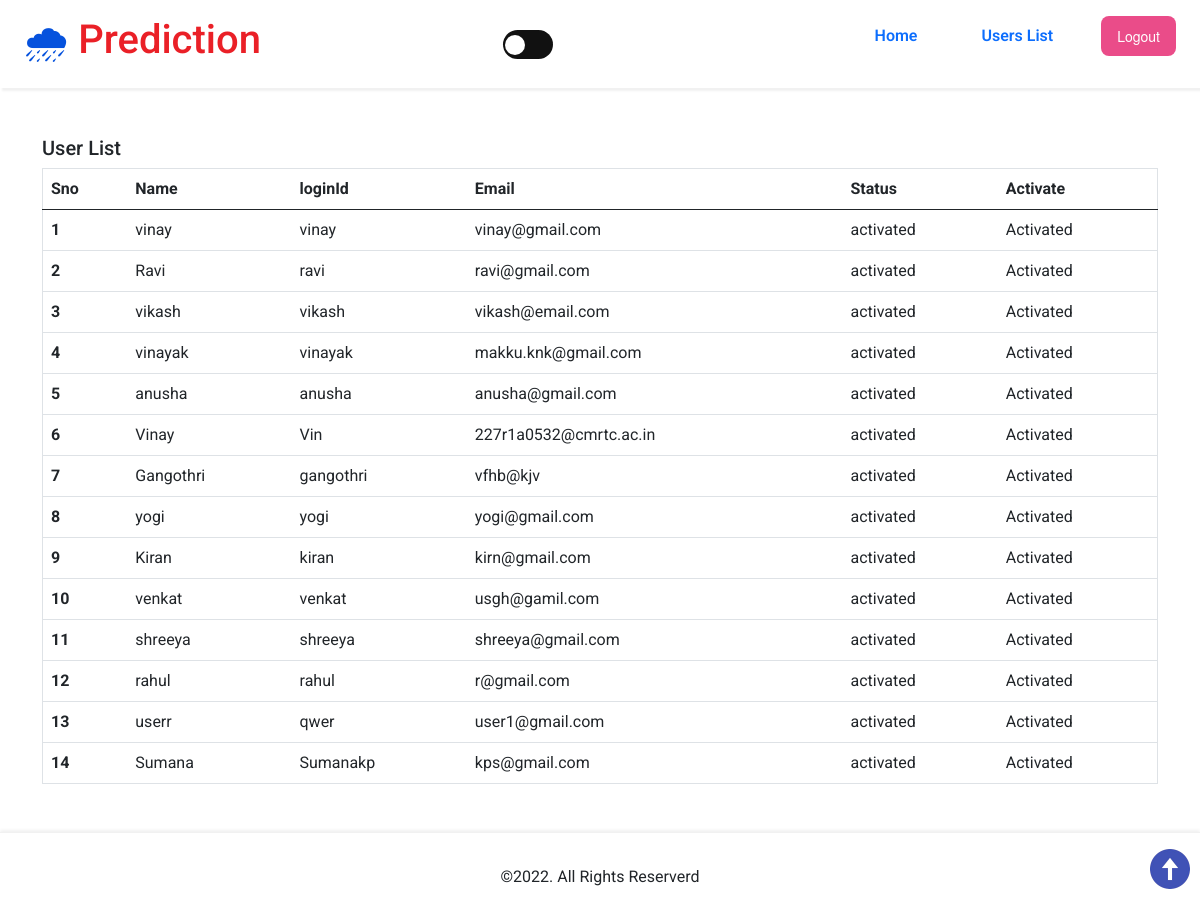
Page /ViewRegisteredUsers/ on the committed database.
### users/models.py (models this page shows, shortened)
class UserRegistrationModel(models.Model):
    name = models.CharField(max_length=100)
    loginid = models.CharField(unique=True, max_length=100)
    password = models.CharField(max_length=100)
    mobile = models.CharField(unique=True, max_length=100)
    email = models.CharField(unique=True, max_length=100)
    locality = models.CharField(max_length=100)
    address = models.CharField(max_length=1000)
    city = models.CharField(max_length=100)
    state = models.CharField(max_length=100)
    status = models.CharField(max_length=100)
    class Meta:
        db_table = 'UserRegistrations'

### admins/views.py (the view)
# urls.py: path("ViewRegisteredUsers/", admins.ViewRegisteredUsers, name="ViewRegisteredUsers"),
def ViewRegisteredUsers(request):
    data = UserRegistrationModel.objects.all()
    return render(request, 'admins/RegisteredUsers.html', {'data': data})

### templates/admins/RegisteredUsers.html
{% extends 'admins/admin_base.html' %}
{% block content %}
    <div class="container mb-5 mt-5">
    <h5>User List</h5>
         <table class="table table-hover border">
            <thead>
            <tr>
                <th scope="col">Sno</th>
                <th scope="col">Name</th>
                <th scope="col">loginId</th>
                <th scope="col">Email</th>
                <th scope="col">Status</th>
                <th scope="col">Activate</th>
            </tr>
            </thead>
            <tbody>
            {% for user in data %}
                <tr>
                    <th scope="row">{{ forloop.counter }}</th>
                    <td>{{ user.name }}</td>
                    <td>{{ user.loginid }}</td>
                    <td>{{ user.email }}</td>
                    <td>{{ user.status }}</td>
                    {% if user.status == 'waiting' %}
                        <td>
                            <a class="btn-link" href="/AdminActivaUsers/?uid={{ user.id }}"
                               style="color:DARKBLUE">Activate</a>
                        </td>
                    {% else %}
                        <td> Activated</td>
                    {% endif %}
                </tr>
            {% endfor %}
            </tbody>
        </table>
    </div>
{% endblock %}

### templates/admins/admin_base.html (shortened to what this page needs)
<!DOCTYPE html>
{% load static %}
<html lang="en">
<head>
    <link rel="stylesheet" href="{% static 'assets/bootstrap/css/bootstrap.min.css' %}">
    <link rel="stylesheet" href="{% static 'assets/css/styles.css' %}"/>
    <link rel="stylesheet" href="{% static 'assets/css/simple-lightbox.min.css' %}"/>
    <link rel="stylesheet" href="{% static 'assets/css/button.css' %}"/>
</head>
<body>
<nav>
    <a href="{% url 'AdminHome' %}" class="logo">
        <h1>
            <span class="jab">  🌧</span>
            <span class="tv">Prediction</span>
        </h1>
    </a>
    <div class="theme-switch">
        <label for="checkbox" class="label">
            <div class="switcher"></div>
        </label>
    </div>
    <ul>
        <li class="nav-item">
            <a href="{% url 'AdminHome' %}"
               class="nav-link  {% if request.path == '/AdminHome/' %} active {% endif %} "
               id="nav-link">  Home</a>
        </li>
        <li class="nav-item">
            <a href="{% url 'AdminActivaUsers' %}" class="nav-link  {% if request.path == '/AdminActivaUsers/' %} active {% endif %}"
               id="nav-link">Users List</a>
        </li>
        <li class="nav-item">
            <a href="{% url 'AdminLogin' %}"
               class="nav-link {% if request.path == '/AdminLogin/' %} active {% endif %} button-1 "
               id="nav-link">
                Logout
            </a>
        </li>
    </ul>
</nav>
{% block content %}
{% endblock %}
<footer>&copy;2022. All Rights Reserverd</footer>
<i class="scroll-up" id="scroll-up">
    <img src="{% static 'assets/icons/icons8-upward-arrow.png' %}"
         class="socicon up-arrow"
         alt="up-arrow"
    />
</i>
</body>
</html>

### static/assets/css/styles.css (style rules this page uses)
:root { --normal-font: 400; --bold-font: 600; --bolder-font: 900; --primary-color: #0652dd; --secondary-color: #ea2027; --line-height: 1.7rem; --transition: 0.4s ease-in; }
html { scroll-behavior: smooth; }
* { margin: 0; padding: 0; box-sizing: border-box; transition: var(--transition); }
body { font-family: "Roboto", sans-serf; }
ul li { list-style-type: none; }
a { text-decoration: none; color: var(--primary-color); }
.jab { color: var(--primary-color); }
.tv { color: var(--secondary-color); }
nav { background: #fff; position: sticky; top: 0; left: 0; z-index: 1; display: flex; justify-content: space-between; align-items: center; padding: 1rem 1.5rem; box-shadow: 2px 3px 2px #f1f1f1; }
.logo { font-size: 2rem; font-weight: 500; }
ul { display: flex; justify-content: space-between; align-items: center; }
.nav-item { margin-left: 2rem; }
.nav-link { font-weight: var(--bold-font); }
.label { width: 50px; height: 29px; background-color: #111; display: flex; align-items: center; justify-content: space-between; border-radius: 30px; padding: 6px; position: relative; }
.switcher { background-color: #fff; position: absolute; top: 5px; left: 2px; height: 20px; width: 20px; border-radius: 50%; }
footer { border-top: 1px solid #f1f1f1; box-shadow: 0px -2px 3px #f1f1f1; text-align: center; padding: 2rem; }
.scroll-up { position: fixed; right: 0.5%; bottom: 3%; cursor: pointer; }
.up-arrow { width: 3rem; height: 3rem; }

### static/assets/css/button.css (style rules this page uses)
.button-1 { background-color: #EA4C89; border-radius: 8px; border-style: none; box-sizing: border-box; color: #FFFFFF; cursor: pointer; display: inline-block; font-family: "Haas Grot Text R Web", "Helvetica Neue", Helvetica, Arial, sans-serif; font-size: 14px; font-weight: 500; height: 40px; line-height: 20px; list-style: none; margin: 0; outline: none; padding: 10px 16px; position: relative; text-align: center; text-decoration: none; transition: color 100ms; vertical-align: baseline; user-select: none; -webkit-user-select: none; touch-action: manipulation; }

### rows in the picture
UserRegistrationModel: name "vinay", loginid "vinay", email "vinay@gmail.com", status "activated", shows "Activated"
UserRegistrationModel: name "Ravi", loginid "ravi", email "ravi@gmail.com", status "activated", shows "Activated"
UserRegistrationModel: name "vikash", loginid "vikash", email "vikash@email.com", status "activated", shows "Activated"
UserRegistrationModel: name "vinayak", loginid "vinayak", email "makku.knk@gmail.com", status "activated", shows "Activated"
UserRegistrationModel: name "anusha", loginid "anusha", email "anusha@gmail.com", status "activated", shows "Activated"
UserRegistrationModel: name "Vinay", loginid "Vin", email "227r1a0532@cmrtc.ac.in", status "activated", shows "Activated"
UserRegistrationModel: name "Gangothri", loginid "gangothri", email "vfhb@kjv", status "activated", shows "Activated"
UserRegistrationModel: name "yogi", loginid "yogi", email "yogi@gmail.com", status "activated", shows "Activated"
UserRegistrationModel: name "Kiran", loginid "kiran", email "kirn@gmail.com", status "activated", shows "Activated"
UserRegistrationModel: name "venkat", loginid "venkat", email "usgh@gamil.com", status "activated", shows "Activated"
UserRegistrationModel: name "shreeya", loginid "shreeya", email "shreeya@gmail.com", status "activated", shows "Activated"
UserRegistrationModel: name "rahul", loginid "rahul", email "r@gmail.com", status "activated", shows "Activated"
UserRegistrationModel: name "userr", loginid "qwer", email "user1@gmail.com", status "activated", shows "Activated"
UserRegistrationModel: name "Sumana", loginid "Sumanakp", email "kps@gmail.com", status "activated", shows "Activated"
